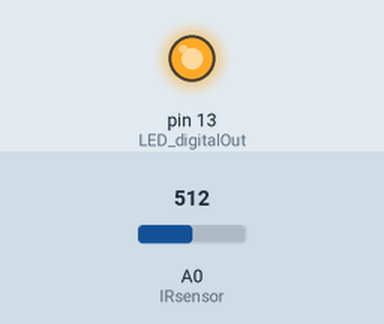
Simulated run of this sketch. Board: Arduino Uno, built with avr-gcc and run on an emulated ATmega328P. Shown: output pins drawn as LEDs (lit = HIGH). The test bench sets the inputs (shaded band); at power-on: A0 (IRsensor) = 512.

Above: at 0.1 s.
Timing chart, 0 to 1.6 s (numbered marks = the images above):
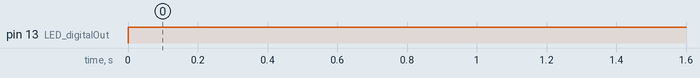

Measured:
- by itself, pin 13 (LED_digitalOut): LOW → HIGH at 0.00 s

The sketch:

analoginput_linearMaze_v4.ino
```cpp
int IRsensor = A0;    // Signal for the right Sensor
const int LED_digitalOut = 13;      // select the pin for the intan

boolean EnableLED = true;
int CurrentIRsensorState = 0;
int PreviousIRsensorState = 0;
int countWave = 0;

//Declare pin functions on Arduino for BigEasy driver (syringe pump motor)
// # Farnaz : everything exept than Ground, should be pin in setup?
void setup() {
  pinMode(IRsensor, INPUT);
  pinMode(LED_digitalOut, OUTPUT);
  Serial.begin(9600);
}

void loop() {
  // read the value from the sensor:
  CurrentIRsensorState = analogRead(IRsensor);
  //Serial.println(CurrentRightInfraState);
  if ((CurrentIRsensorState < 100) && (PreviousIRsensorState > 600))  // detect the animal is breaking the IR beam -> goes from Hi->Lo
  {
    countWave++;
    Serial.println(countWave);
    delay(100);
  }
   if (countWave % 2 == 0) {
    digitalWrite(LED_digitalOut, HIGH);
  } else {
    digitalWrite(LED_digitalOut, LOW);
  }

  PreviousIRsensorState = CurrentIRsensorState; //save the previous IR state
}
```
